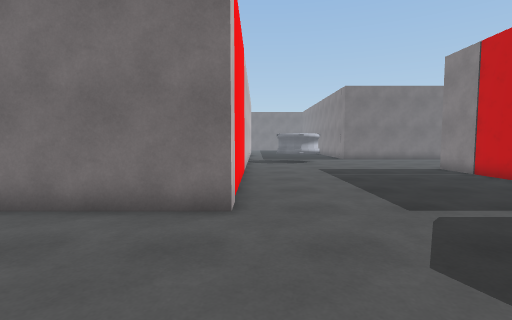
[1] (above)

21 first-person views from a walk through a scene from a Unity 3-D project. The camera is 1.3 m above the floor, tilts 4° down and sees 85° across. The floor is counted in squares, 1 m on a side. Each view is taken from the middle of a square. On the plan, view 1 faces up. The plan holds only what a view shows up to about 13 squares ahead; the rest is blank. The place goes on beyond the plan.

[2]
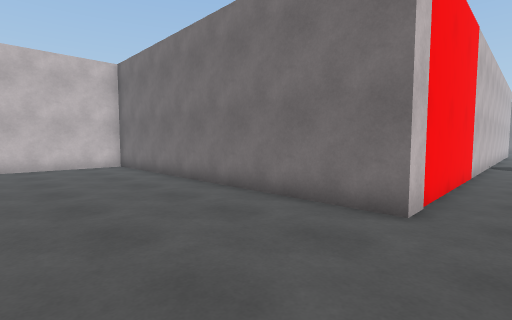

[3]
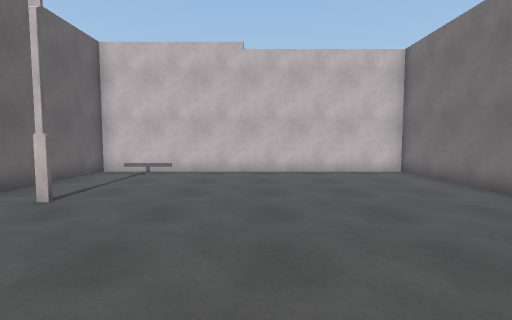

[4]
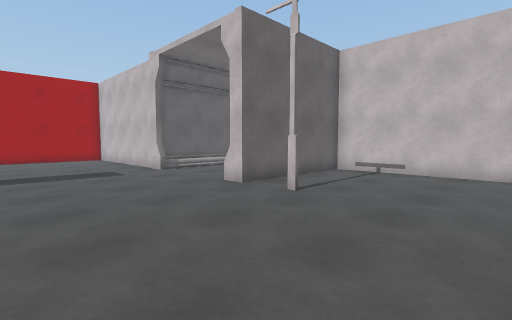

[5]
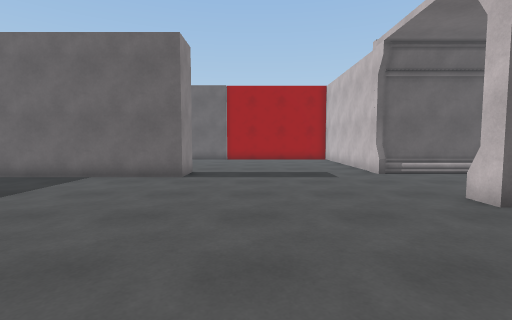

[6]
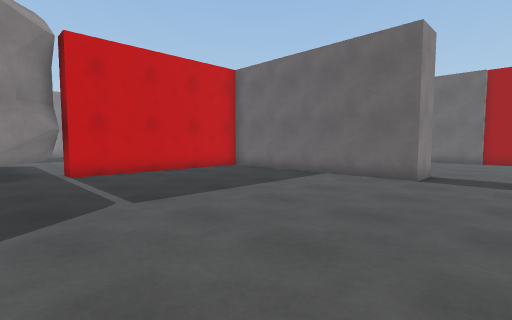

[7]
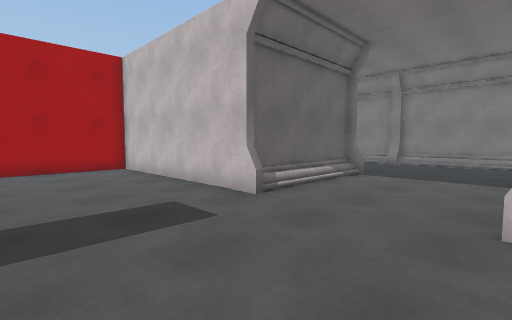

[8]
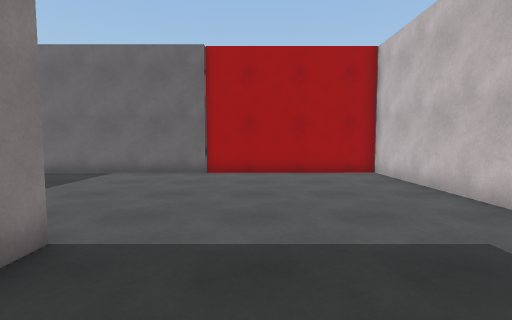

[9]
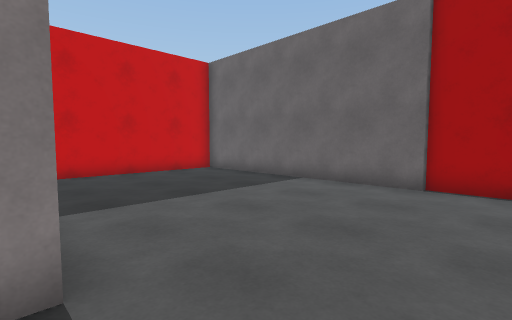

[10]
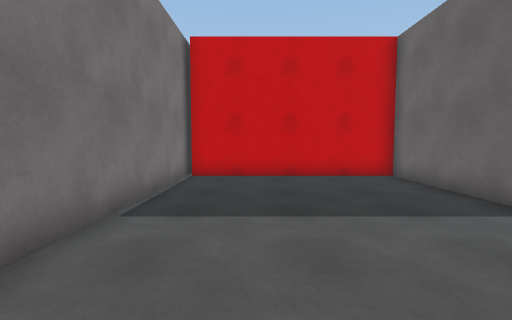

[11]
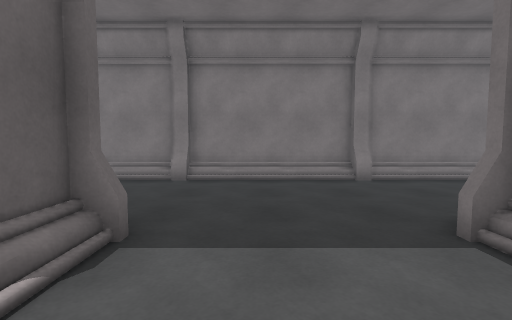

[12]
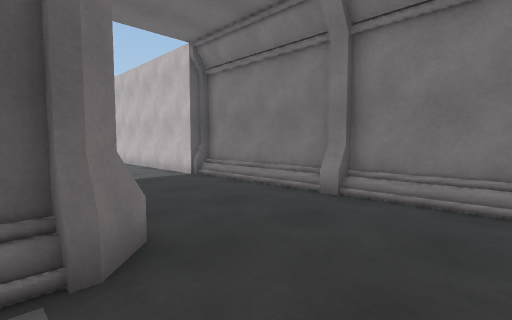

[13]
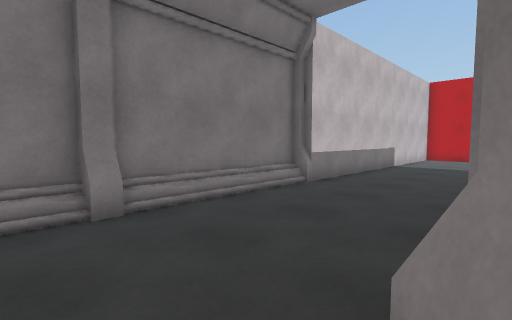

[14]
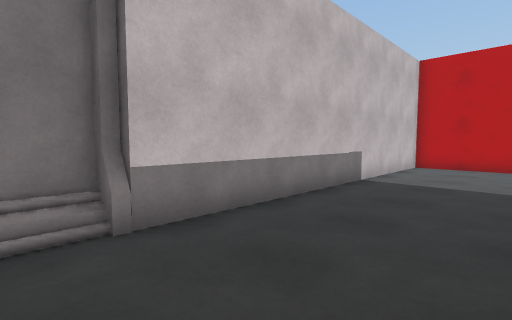

[15]
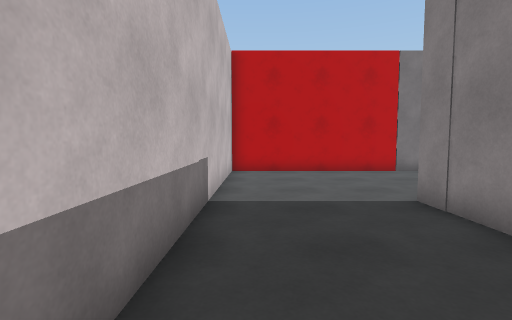

[16]
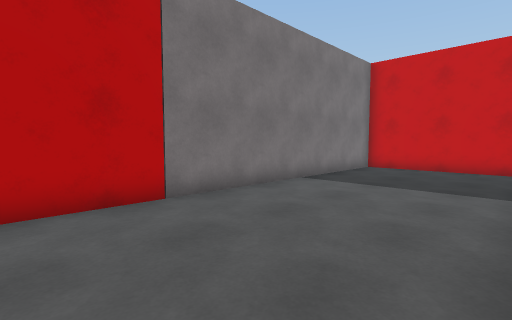

[17]
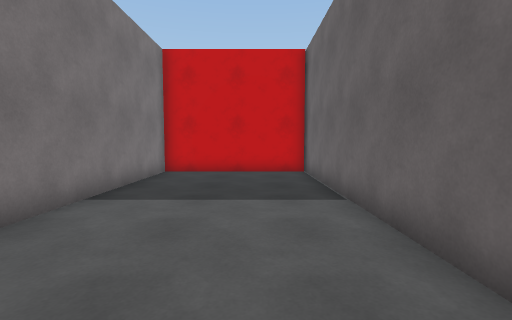

[18]
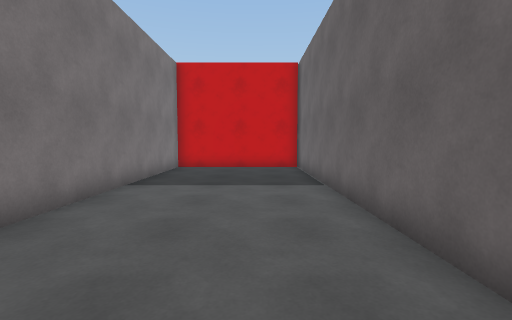

[19]
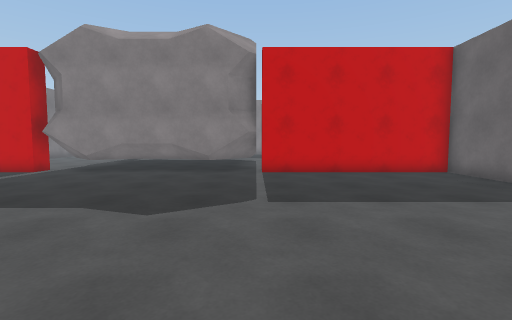

[20]
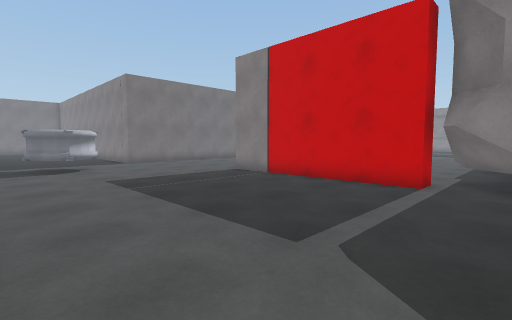

[21]
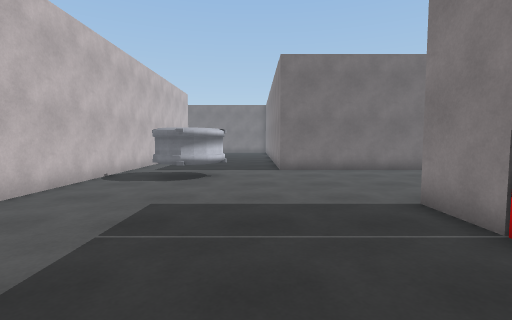

### Floor plan
Points are (right, up) in squares from view 1. A wall is a line through its corners. A room is listed if a view was taken in it or the views show most of it. See-through windows are left out.
Room 1 (views 1, 2, 3, 4, 5, 6, 7, 8, 9, 10, 11, 12, 13, 14, 15, 16, 17, 18, 19, 20, 21)
walls: (-1.4, 5.9) (-1.4, 11.8) (-19, 11.8) (-19, -1.5); (-13.1, -7.9) (-14, -7.9); (-13.8, -7.9) (-14.3, -7.4); (-7.8, -12.8) (-7.8, -21.2) (-1, -21.2); (-12.9, 5.9) (-1, 5.9); (-14.5, 3.7) (-14.5, 6); (-0.4, -13.5) (-0.4, -11.9) (8.4, -11.9) (8.4, -4.3); (8.1, -3.7) (8.1, 4.4); (8.4, 5.1) (8.4, 12.8); (-13.6, -13.3) (-8.1, -13.3); (-14.3, -13.6) (-13.6, -12.9); (-19.6, -1.6) (-19.6, -19.2) (-19, -19.2) (-19, -22.6); (-19.3, -7.1) (-19.3, -7.7); (9.2, -13.4) (0.6, -13.4); (-19.3, -13.1) (-19.3, -13.7); (-19.6, -13.3) (-19, -13.3); (-1, -21.1) (8.4, -21.1) (8.4, -13.6); (-0.5, 20) (-0.5, 5.1) (-13.6, 5.1) (-13.6, -7.3) (-7.8, -7.3) (-7.8, -8.3); (-19.6, -19.5) (-19, -19.5); (9.5, 19.2) (6.1, 19.2) (6.1, 19.9)
low walls: (-14, -7.9) (-14.5, -7.4); (-14.6, -13.5) (-13.6, -12.6)
objects: other object (-8, -5); other object (2, 16) to (4, 17)

Positions as (right, up) in squares from view 1, and headings:
1: (0, 0), facing up
2: (1, 0), facing up-left
3: (-2, -1), facing left
4: (-2, -1), facing down-left
5: (-3, -2), facing down
6: (-3, -2), facing down-right
7: (-3, -8), facing down-left
8: (-3, -10), facing down
9: (-3, -13), facing down-right
10: (-2, -16), facing right
11: (-10, -11), facing left
12: (-13, -10), facing down-left
13: (-14, -9), facing up-left
14: (-15, -3), facing up-left
15: (-18, 0), facing up
16: (-15, 6), facing up-right
17: (-13, 8), facing right
18: (-15, 8), facing right
19: (-3, -4), facing right
20: (0, 3), facing up-right
21: (5, 7), facing up
